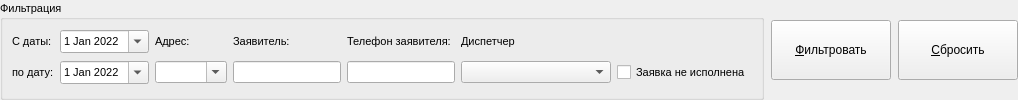
     <widget class="QWidget" name="widget_2_filter" native="true">
      <layout class="QHBoxLayout" name="horizontalLayout_6">
       <property name="spacing">
        <number>7</number>
       </property>
       <property name="leftMargin">
        <number>0</number>
       </property>
       <property name="topMargin">
        <number>0</number>
       </property>
       <property name="rightMargin">
        <number>0</number>
       </property>
       <property name="bottomMargin">
        <number>0</number>
       </property>
       <item>
        <widget class="QGroupBox" name="filtering">
         <property name="font">
          <font>
           <pointsize>8</pointsize>
          </font>
         </property>
         <property name="toolTip">
          <string/>
         </property>
         <property name="title">
          <string>Фильтрация</string>
         </property>
         <property name="alignment">
          <set>Qt::AlignLeading|Qt::AlignLeft|Qt::AlignVCenter</set>
         </property>
         <property name="flat">
          <bool>false</bool>
         </property>
         <property name="checkable">
          <bool>false</bool>
         </property>
         <layout class="QGridLayout" name="gridLayout" columnminimumwidth="10,10,20,20,20,20,0">
          <item row="0" column="1">
           <widget class="QDateEdit" name="filter_date_start">
            <property name="maximumSize">
             <size>
              <width>170</width>
              <height>16777215</height>
             </size>
            </property>
            <property name="calendarPopup">
             <bool>true</bool>
            </property>
            <property name="date">
             <date>
              <year>2022</year>
              <month>1</month>
              <day>1</day>
             </date>
            </property>
           </widget>
          </item>
          <item row="0" column="0">
           <widget class="QLabel" name="filter_label_date_start">
            <property name="maximumSize">
             <size>
              <width>70</width>
              <height>16777215</height>
             </size>
            </property>
            <property name="text">
             <string>С даты:</string>
            </property>
           </widget>
          </item>
          <item row="1" column="5">
           <widget class="QComboBox" name="filter_dispatcher_name">
            <property name="enabled">
             <bool>true</bool>
            </property>
            <property name="minimumSize">
             <size>
              <width>150</width>
              <height>0</height>
             </size>
            </property>
           </widget>
          </item>
          <item row="1" column="3">
           <widget class="QLineEdit" name="filter_consumer_name">
            <property name="minimumSize">
             <size>
              <width>0</width>
              <height>0</height>
             </size>
            </property>
            <property name="maximumSize">
             <size>
              <width>16777215</width>
              <height>16777215</height>
             </size>
            </property>
           </widget>
          </item>
          <item row="1" column="4">
           <widget class="QLineEdit" name="filter_consumer_phone">
            <property name="minimumSize">
             <size>
              <width>0</width>
              <height>0</height>
             </size>
            </property>
            <property name="maximumSize">
             <size>
              <width>16777215</width>
              <height>16777215</height>
             </size>
            </property>
           </widget>
          </item>
          <item row="0" column="5">
           <widget class="QLabel" name="filter_label_dispatcher_name">
            <property name="text">
             <string>Диспетчер</string>
            </property>
           </widget>
          </item>
          <item row="0" column="3">
           <widget class="QLabel" name="filter_label_consumer_name">
            <property name="text">
             <string>Заявитель:</string>
            </property>
           </widget>
          </item>
          <item row="0" column="2">
           <widget class="QLabel" name="filter_label_address">
            <property name="text">
             <string>Адрес:</string>
            </property>
           </widget>
          </item>
          <item row="0" column="4">
           <widget class="QLabel" name="filter_label_consumer_phone">
            <property name="text">
             <string>Телефон заявителя:</string>
            </property>
           </widget>
          </item>
          <item row="1" column="2">
           <widget class="QComboBox" name="filter_address">
            <property name="sizePolicy">
             <sizepolicy hsizetype="Expanding" vsizetype="Fixed">
              <horstretch>0</horstretch>
              <verstretch>0</verstretch>
             </sizepolicy>
            </property>
            <property name="minimumSize">
             <size>
              <width>0</width>
              <height>0</height>
             </size>
            </property>
            <property name="editable">
             <bool>true</bool>
            </property>
            <property name="insertPolicy">
             <enum>QComboBox::NoInsert</enum>
            </property>
           </widget>
          </item>
          <item row="1" column="0">
           <widget class="QLabel" name="filter_label_date_finish">
            <property name="maximumSize">
             <size>
              <width>70</width>
              <height>16777215</height>
             </size>
            </property>
            <property name="text">
             <string>по дату:</string>
            </property>
           </widget>
          </item>
          <item row="1" column="1">
           <widget class="QDateEdit" name="filter_date_finish">
            <property name="maximumSize">
             <size>
              <width>170</width>
              <height>16777215</height>
             </size>
            </property>
            <property name="calendarPopup">
             <bool>true</bool>
            </property>
            <property name="date">
             <date>
              <year>2022</year>
              <month>1</month>
              <day>1</day>
             </date>
            </property>
           </widget>
          </item>
          <item row="1" column="6">
           <widget class="QCheckBox" name="filter_no_close">
            <property name="minimumSize">
             <size>
              <width>135</width>
              <height>0</height>
             </size>
            </property>
            <property name="maximumSize">
             <size>
              <width>135</width>
              <height>16777215</height>
             </size>
            </property>
            <property name="text">
             <string>Заявка не исполнена</string>
            </property>
            <property name="checked">
             <bool>false</bool>
            </property>
           </widget>
          </item>
         </layout>
        </widget>
       </item>
       <item>
        <widget class="QPushButton" name="btn_filter">
         <property name="sizePolicy">
          <sizepolicy hsizetype="Fixed" vsizetype="Fixed">
           <horstretch>0</horstretch>
           <verstretch>0</verstretch>
          </sizepolicy>
         </property>
         <property name="minimumSize">
          <size>
           <width>120</width>
           <height>60</height>
          </size>
         </property>
         <property name="maximumSize">
          <size>
           <width>120</width>
           <height>60</height>
          </size>
         </property>
         <property name="text">
          <string>&amp;Фильтровать</string>
         </property>
        </widget>
       </item>
       <item>
        <widget class="QPushButton" name="btn_cancel_filter">
         <property name="sizePolicy">
          <sizepolicy hsizetype="Fixed" vsizetype="Fixed">
           <horstretch>0</horstretch>
           <verstretch>0</verstretch>
          </sizepolicy>
         </property>
         <property name="minimumSize">
          <size>
           <width>120</width>
           <height>60</height>
          </size>
         </property>
         <property name="maximumSize">
          <size>
           <width>120</width>
           <height>60</height>
          </size>
         </property>
         <property name="text">
          <string>&amp;Сбросить</string>
         </property>
        </widget>
       </item>
      </layout>
     </widget>
